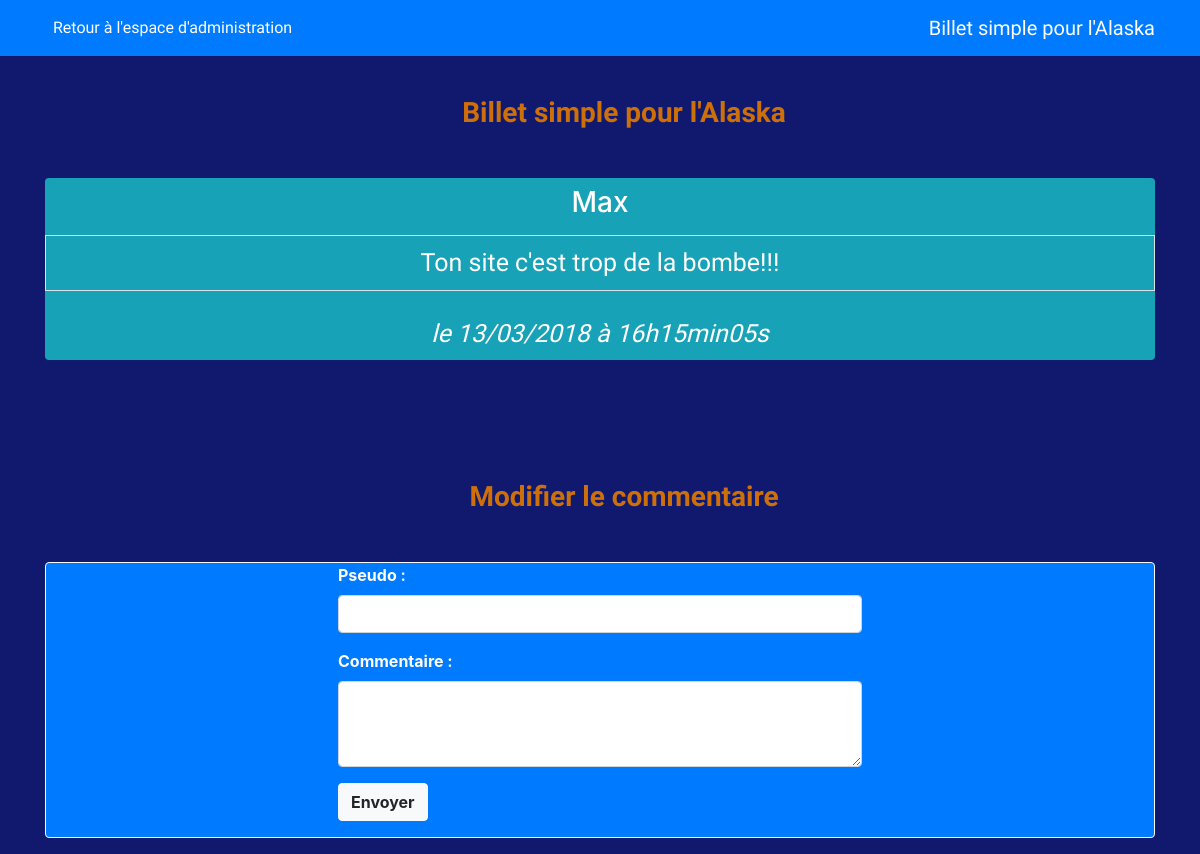
Page /index.php?action=changeComment&id=1 on the earlier database version.
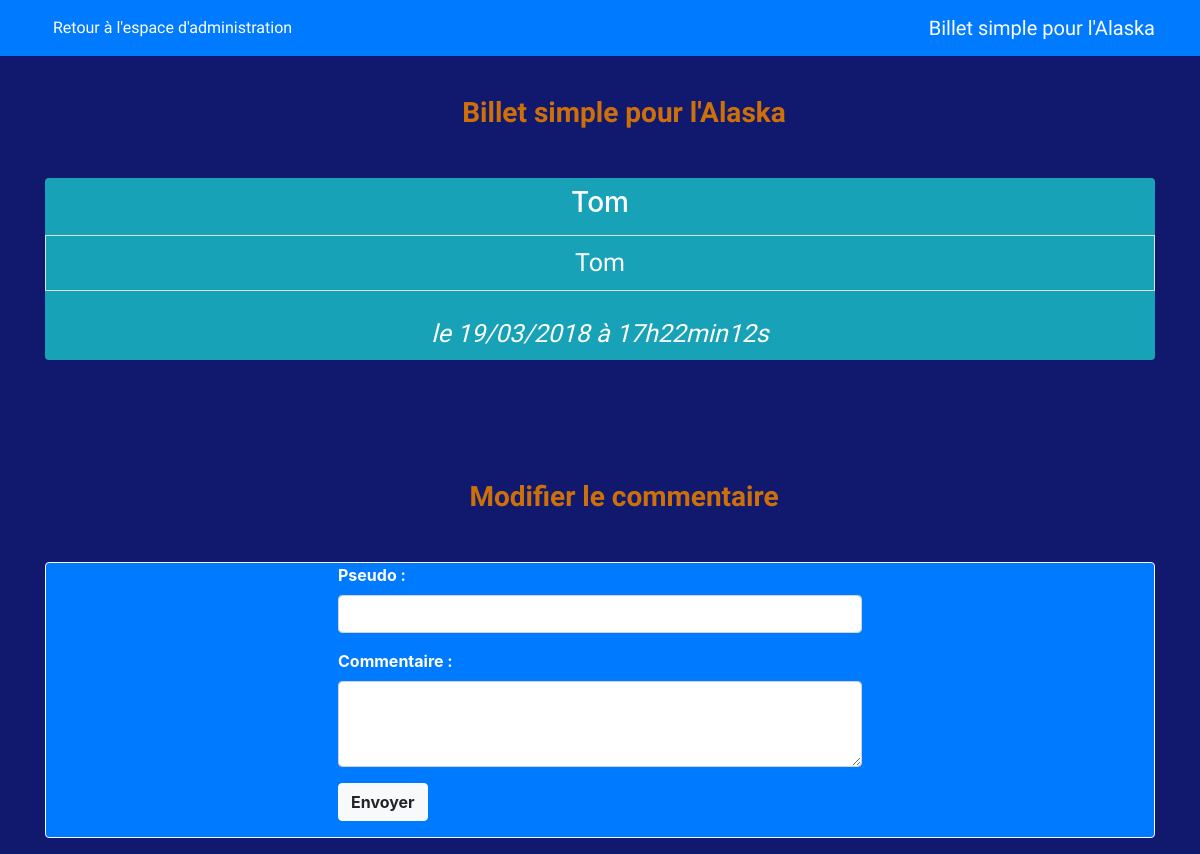
Same page on the later database version.
### tables this page shows
CREATE TABLE `comments` (
  `id` int(11) NOT NULL,
  `post_id` int(11) NOT NULL,
  `author` varchar(255) NOT NULL,
  `comment` text NOT NULL,
  `comment_date` datetime NOT NULL,
  `report_comment` int(11) DEFAULT NULL
);

### controller/frontend.php (called while the page is built, shortened)
<?php
require_once('model/AdminManager.php');
function changeComment()
{
    $adminManager = new \OpenClassrooms\Blog\Model\AdminManager();
    $comments = $adminManager->searchComments($_GET['id']);
    require('view/frontend/changeCommentView.php');
}

### model/AdminManager.php (called while the page is built, shortened)
<?php
    class AdminManager extends Manager
    {
        public function searchComments($commentId)
        {
            $db = $this->dbConnect();
            $comments = $db->prepare('SELECT id, post_id, author, comment, DATE_FORMAT(comment_date, \'%d/%m/%Y à %Hh%imin%ss\') AS comment_date_fr, report_comment FROM comments WHERE id = ? ORDER BY comment_date DESC LIMIT 0, 5');
            $comments->execute(array($commentId));
            return $comments;
        }
    }

### view/frontend/changeCommentView.php (the view, shortened to what this page needs)
<nav class="navbar navbar-expand-lg navbar-dark bg-primary fixed-top mb-5">
    <div class="container">
        <a class="navbar-brand order-1 mr-0" href="index.php" >Billet simple pour l'Alaska</a>
        <div class="collapse navbar-collapse" id="navbarNavAltMarkup">
            <div class="navbar-nav">
                <a class="nav-item nav-link text-white" href="index.php?action=admin">Retour à l'espace d'administration</a>
            </div>
        </div>
    </div>
</nav>
    <?php
    while ($comment = $comments->fetch())
    {
    ?>
<div class="container">
    <div class="row">
        <div class="col-sm-12 my-5">
            <h3 class="my-5 pl-5 text-center">Billet simple pour l'Alaska</h3>
            <div class="bg-info rounded my-4 text-white">
                <h3 class="text-center text-white chapitre py-2">
                    <?= htmlspecialchars($comment['author']) ?>
                </h3>
                <p class="text-white text-center py-2 border">
                    <?= nl2br(htmlspecialchars($comment['comment'])) ?>
                </p>
                <p class="text-white text-center py-2">
                    <em>le <?= $comment['comment_date_fr'] ?></em>
                </p>
            </div>
        </div>
    </div>
</div>
<div class="container">
    <div class="row">
        <div class="col-sm-12">
            <h3 class="my-5 pl-5 text-center">Modifier le commentaire</h3>
            <div class="bg-primary rounded font-weight-bold border border-light mb-3">
                <form class="col-sm-6 mx-auto" action="index.php?action=updateComment&amp;id=<?= $comment['id'] ?>" method="post">
                    <div class="form-group">
                        <label for="author" class="text-white">Pseudo :</label>
                        <input type="text" class="form-control" id="author" name="author" aria-describedby="emailHelp">
                    </div>
                    <div class="form-group">
                        <label for="comment" class="text-white">Commentaire :</label>
                        <textarea class="form-control" id="comment" name="comment" rows="3"></textarea>
                    </div>
                    <button type="submit" class="btn btn-light font-weight-bold d-flex justify-content-center mb-3">Envoyer</button>
                </form>
            </div>
        </div>
    </div>
</div>
<?php
    }
?>
<?php require('template.php'); ?>

Differences in the rows shown:
removed comments: author "Max", comment "Ton site c'est trop de la bombe!!!", comment_date_fr "13/03/2018 à 16h15min05s"
added comments: author "Tom", comment "Tom", comment_date_fr "19/03/2018 à 17h22min12s"
